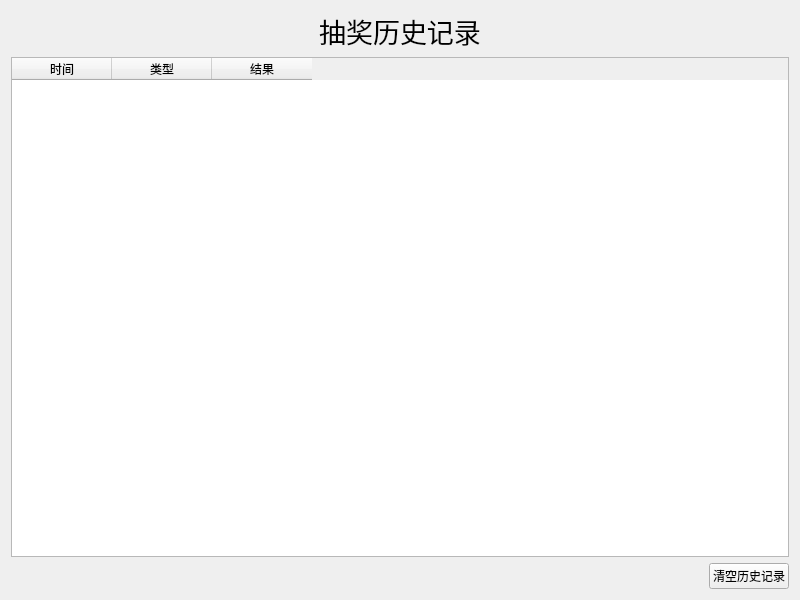
<?xml version="1.0" encoding="UTF-8"?>
<ui version="4.0">
 <class>HistoryInterface</class>
 <widget class="QWidget" name="HistoryInterface">
  <property name="geometry">
   <rect>
    <x>0</x>
    <y>0</y>
    <width>800</width>
    <height>600</height>
   </rect>
  </property>
  <property name="windowTitle">
   <string>Form</string>
  </property>
  <layout class="QVBoxLayout" name="verticalLayout">
   <item>
    <widget class="QLabel" name="label">
     <property name="font">
      <font>
       <pointsize>20</pointsize>
      </font>
     </property>
     <property name="text">
      <string>抽奖历史记录</string>
     </property>
     <property name="alignment">
      <set>Qt::AlignCenter</set>
     </property>
    </widget>
   </item>
   <item>
    <widget class="QTableWidget" name="historyTable">
     <column>
      <property name="text">
       <string>时间</string>
      </property>
     </column>
     <column>
      <property name="text">
       <string>类型</string>
      </property>
     </column>
     <column>
      <property name="text">
       <string>结果</string>
      </property>
     </column>
    </widget>
   </item>
   <item>
    <layout class="QHBoxLayout" name="horizontalLayout">
     <item>
      <spacer name="horizontalSpacer">
       <property name="orientation">
        <enum>Qt::Horizontal</enum>
       </property>
       <property name="sizeHint" stdset="0">
        <size>
         <width>40</width>
         <height>20</height>
        </size>
       </property>
       <property name="sizePolicy">
        <sizepolicy hsizetype="Expanding" vsizetype="Minimum"/>
       </property>
      </spacer>
     </item>
     <item>
      <widget class="PrimaryPushButton" name="clearHistoryButton">
       <property name="text">
        <string>清空历史记录</string>
       </property>
      </widget>
     </item>
    </layout>
   </item>
  </layout>
 </widget>
 <customwidgets>
  <customwidget>
   <class>PrimaryPushButton</class>
   <extends>QPushButton</extends>
   <header>qfluentwidgets</header>
  </customwidget>
 </customwidgets>
 <resources/>
 <connections/>
</ui>
